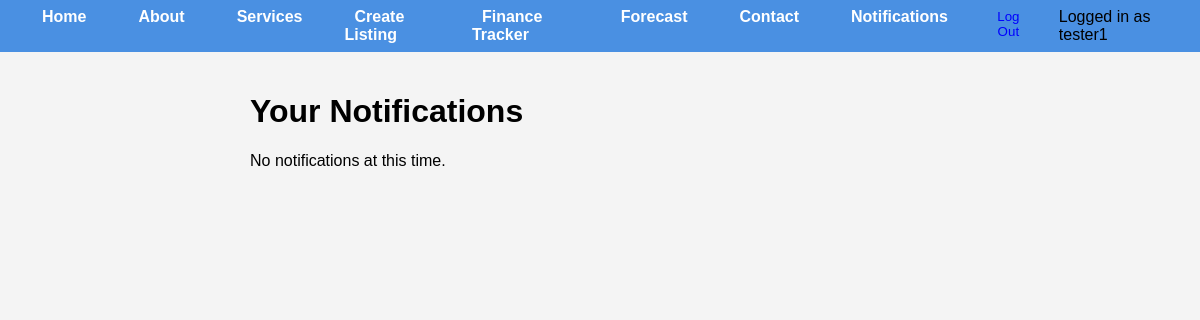
Page /notifications/ (signed in) on the earlier database version.
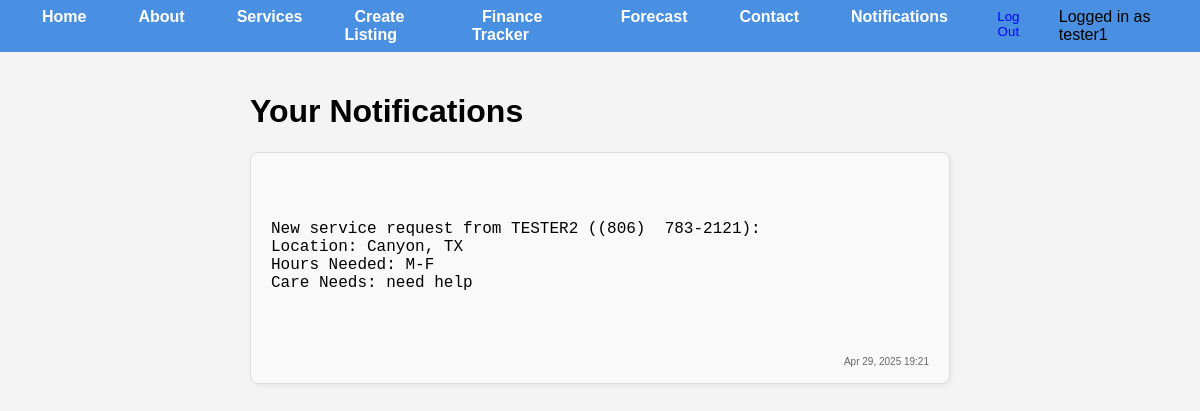
Same page on the later database version.
### core/models.py (models this page shows, shortened)
class Notification(models.Model):
    user       = models.ForeignKey(User, on_delete=models.CASCADE)
    message    = models.TextField()
    timestamp  = models.DateTimeField(auto_now_add=True)
    is_read    = models.BooleanField(default=False)

### core/views.py (the view)
# urls.py: path('notifications/', views.notification_page, name='notifications'),
@login_required
def notification_page(request):
    qs = Notification.objects.filter(user=request.user).order_by('-timestamp')
    qs.filter(is_read=False).update(is_read=True)
    return render(request, 'notifications.html', {'notifications': qs})

### templates/notifications.html (shortened to what this page needs)
{% extends "base.html" %}
{% block content %}
  <div class="notifications-page">
    <h1>Your Notifications</h1>
    {% for note in notifications %}
      <div class="notification-card {% if not note.is_read %}unread{% endif %}">
        <div class="notification-content">
          <pre>{{ note.message }}</pre>
        </div>
        <div class="notification-footer">
          <small>{{ note.timestamp|date:"M d, Y H:i" }}</small>
        </div>
      </div>
    {% empty %}
      <p>No notifications at this time.</p>
    {% endfor %}
  </div>
{% endblock %}

Differences in the rows shown:
added Notification: message "New service request from TESTER2 ((806) 783-2121): Location: Canyon, TX Hours Needed: M-F Care Needs: need help", timestamp "Apr 29, 2025 19:21"
Other differences:
text no longer shown: "No notifications at this time."
